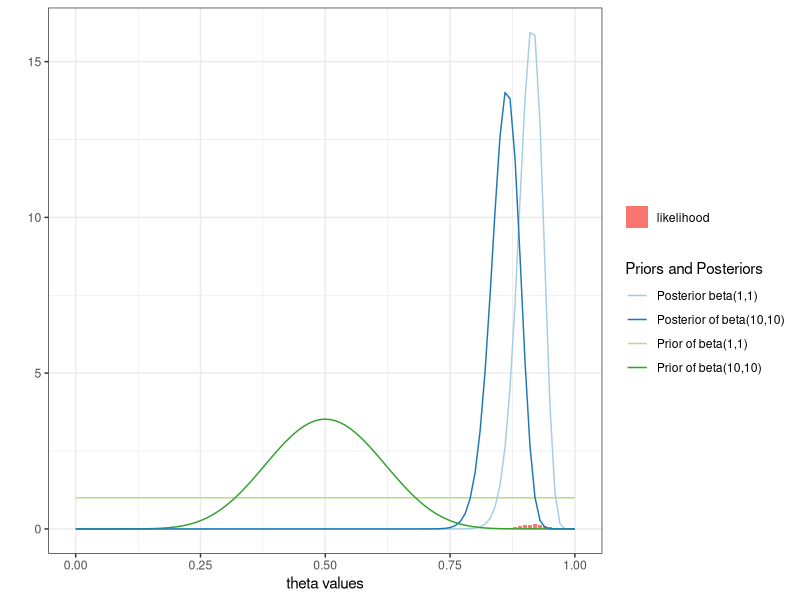

The R source for this figure:
## ---- chunk 1
n <- 129 
y <- 118 
theta.hat <- y / n #binomial 
se <- sqrt((theta.hat * (1 - theta.hat)) / n)
lower<- theta.hat - 1.96 * se
upper <- theta.hat + 1.96 * se
confint <- c(lower, upper)
theta.hat
confint
## ---- chunk 2
#beta(1,1) is equivalent to uniform(0,1)
#y:number of success
#n: total number of trials
a.prior <- 1
b.prior <- 1
a.post <- a.prior + y
b.post <- b.prior + n - y
posterior_mean <- a.post / (a.post + b.post)
credible_interval <- qbeta(c(0.025, 0.975), a.post, b.post)
posterior_mean
credible_interval
## ---- chunk 3
a.prior <- 10
b.prior <- 10
a.post <- a.prior + y
b.post <- b.prior + n - y
posterior_mean <- a.post / (a.post + b.post)
credible_interval <- qbeta(c(0.025, 0.975), a.post, b.post)
posterior_mean
credible_interval
## ---- chunk 4
#histogram 
set.seed(123)
library(ggplot2)
n <- 129 
y <- 118 
n2 <- 100 
k <- seq(0, n2)

data <- data.frame(x = seq(0,1,0.01),k = k, y = dbinom(k, n2, y / n))
ggplot(data) +
geom_bar(aes(x = x, y = y,fill = "likelihood"), stat = "identity")+
  stat_function(fun = dbeta, args = list(shape1 = 1, shape2 = 1), aes(color = "Prior of beta(1,1)")) + 
  stat_function(fun = dbeta, args = list(shape1 = y+1, shape2 = n-y+1), aes(color = "Posterior beta(1,1)")) + 
    stat_function(fun = dbeta, args = list(shape1 = 10, shape2 = 10), aes(color = "Prior of beta(10,10) ")) + 
  stat_function(fun = dbeta, args = list(shape1 = y+10, shape2 = 10+n-y), aes(color = "Posterior of beta(10,10)")) +
  xlab("theta values")+
  ylab("") +
  scale_color_brewer(palette = "Paired",name = "Priors and Posteriors")+
  scale_fill_discrete(name = "") + theme_bw() 
## ---- chunk 5
m <- 251527
f <- 241945
probability <- pbeta(0.5, m + 1, 1 + f)
probability
